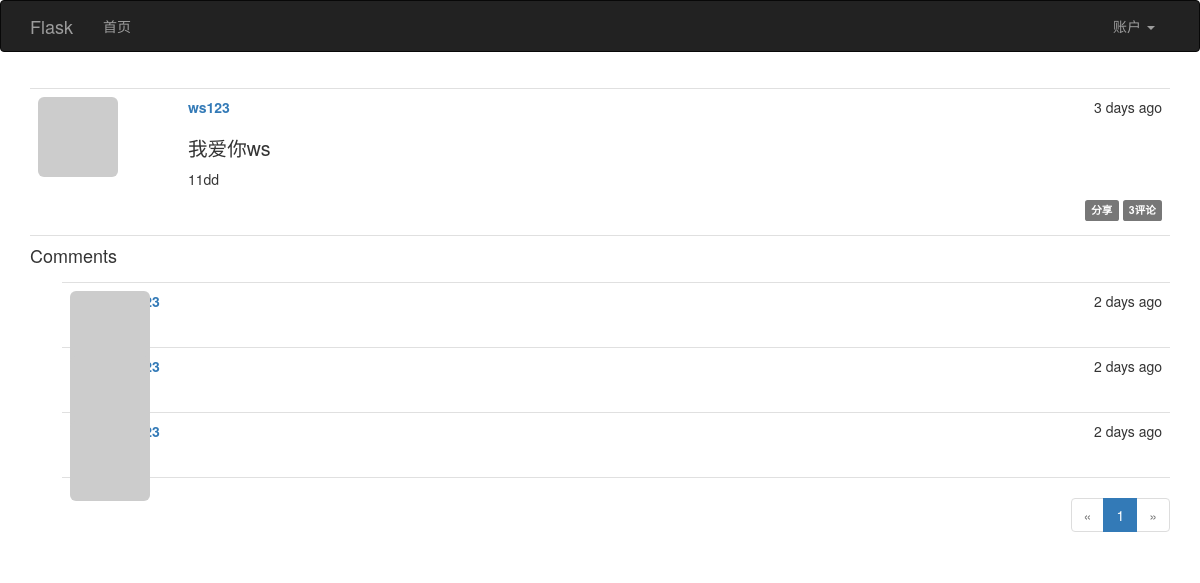
Screenshot of /post/211 with the database file from the repository.
### app/models.py (models this page shows, shortened)
class Post(db.Model):
    __tablename__='posts'
    id=db.Column(db.Integer,primary_key=True)
    body=db.Column(db.Text)
    timestamp=db.Column(db.DateTime,index=True,default=datetime.utcnow)
    author_id=db.Column(db.Integer,db.ForeignKey('users.id'))
    body_html=db.Column(db.Text)
    comments=db.relationship('Comment',backref='post',lazy='dynamic')

class User(UserMixin,db.Model):
    __tablename__='users'
    id=db.Column(db.Integer,primary_key=True)
    email=db.Column(db.String(64),unique=True,index=True)
    username=db.Column(db.String(64),unique=True,index=True)
    password_hash=db.Column(db.String(128))
    role_id=db.Column(db.Integer,db.ForeignKey('roles.id'))
    posts=db.relationship('Post',backref='author',lazy='dynamic')
    confirmed=db.Column(db.Boolean,default=False)
    name=db.Column(db.String(64))
    location=db.Column(db.String(64))
    about_me=db.Column(db.Text())
    member_since=db.Column(db.DateTime(),default=datetime.utcnow)
    last_seen=db.Column(db.DateTime(),default=datetime.utcnow)
    avatar_hash=db.Column(db.String(64))
    comments=db.relationship('Comment',backref='author',lazy='dynamic')
    followed = db.relationship('Follow',
                               foreign_keys=[Follow.follower_id],
                               backref=db.backref('follower', lazy='joined'),
                               lazy='dynamic',
                               cascade='all, delete-orphan')
    followers = db.relationship('Follow',
                                foreign_keys=[Follow.followed_id],
                                backref=db.backref('followed', lazy='joined'),
                                lazy='dynamic',
                                cascade='all, delete-orphan')
    @property
    def password(self):
        raise AttributeError('密码不可读')
    def gravatar(self,size=100,default='identicon',rating='g'):
        if request.is_secure:
            url='https://secure.gravatar.com/avatar'
        else:
            url='http://www.gravatar.com/avatar'
        hashurl=self.avatar_hash  or hashlib.md5(self.email.encode('utf-8')).hexdigest()
        return '{url}/{hash}?s={size}&r={rating}&d={default}'.format(url=url,hash=hashurl,size=size,rating=rating,default=default)

class Comment(db.Model):
    __tablename__='comments'
    id=db.Column(db.Integer,primary_key=True)
    body=db.Column(db.Text)
    body_html=db.Column(db.Text)
    timestamp=db.Column(db.DateTime,index=True,default=datetime.utcnow())
    disabled=db.Column(db.Boolean)
    author_id=db.Column(db.Integer,db.ForeignKey('users.id'))
    post_id=db.Column(db.Integer,db.ForeignKey('posts.id'))

### app/main/views.py (the view)
@main.route('/post/<int:id>',methods=['GET','POST'])
def post(id):
    post=Post.query.get_or_404(id)
    form=CommentForm()
    if form.validate_on_submit():
        comment=Comment(body=form.body.data,author=current_user._get_current_object(),post=post)
        db.session.add(comment)
        flash('评论已经提交')
        return redirect(url_for('main.post',id=post.id,page=-1))
    page=request.args.get('page',1,type=int)
    if page==-1:
        page = (post.comments.count() - 1) // \
            current_app.config['FLASKY_COMMENTS_PER_PAGE'] + 1
    pagination = post.comments.order_by(Comment.timestamp.asc()).paginate(
        page, per_page=current_app.config['FLASKY_COMMENTS_PER_PAGE'],
        error_out=False)
    comments = pagination.items
    return render_template('post.html', posts=[post], form=form,
                           comments=comments, pagination=pagination)

### app/auth/views.py (called while the page is built)
@auth.before_app_request
def before_request():
    if current_user.is_authenticated:
        current_user.ping()
        if not current_user.confirmed \
            and request.endpoint[:5] != 'auth.' \
            and request.endpoint != 'static':
            return redirect(url_for('auth.unconfirmed'))

### app/main/__init__.py (called while the page is built)
@main.app_context_processor
def inject_permissions():
    return dict(Permission=Permission)

### app/models.py (called while the page is built)
    def can(self,permissions):
        return False

    def is_administrator(self):
        return False

### app/templates/post.html (shortened to what this page needs)
{% extends "base.html" %}
{% import "bootstrap/wtf.html" as wtf %}
{% import "_macros.html" as macros %}
{% block page_content %}
{% include '_posts.html' %}
<h4 id="comments">Comments</h4>
{% include '_comments.html' %}
{% if pagination %}
<div class="pagination">
    {{ macros.pagination_widget(pagination, '.post', fragment='#comments', id=posts[0].id) }}
</div>
{% endif %}
{% endblock %}

### app/templates/_posts.html (shortened to what this page needs)
<ul class="posts">
    {% for post in posts %}
    <li class="post">
        <div class="post-thumbnail">
            <a href="{{ url_for('.user', username=post.author.username) }}">
                <img class="img-rounded profile-thumbnail" src="{{ post.author.gravatar(size=100) }}">
            </a>
        </div>
        <div class="post-content">
            <div class="post-date">{{ moment(post.timestamp).fromNow() }}</div>
            <div class="post-author"><a href="{{ url_for('.user', username=post.author.username) }}">{{ post.author.username }}</a></div>
            <div class="post-body">
                {% if post.body_html %}
                    {{post.body_html | safe}}
                {% else %}
                {{ post.body }}
                {% endif %}
            </div>
            <div class="post-footer">
                <a href="{{url_for('.post',id=post.id,_external=True)}}"><span class="label label-default">分享</span></a>
                <a href="{{url_for('.post',id=post.id)}}#comments"><span class="label label-default">{{post.comments.count()}}评论</span></a>
            </div>
        </div>
    </li>
    {% endfor %}
</ul>

### app/templates/_comments.html (shortened to what this page needs)
<ul class="comments">
    {% for comment in comments %}
    <li class="comment">
        <div class="comment-thumbnail">
            <a href="{{ url_for('.user', username=comment.author.username) }}">
                <img class="img-rounded profile-thumbnail" src="{{ comment.author.gravatar(size=40) }}">
            </a>
        </div>
        <div class="comment-content">
            <div class="comment-date">{{ moment(comment.timestamp).fromNow() }}</div>
            <div class="comment-author"><a href="{{ url_for('.user', username=comment.author.username) }}">{{ comment.author.username }}</a></div>
            <div class="comment-body">
                {% if moderate or not comment.disabled %}
                    {% if comment.body_html %}
                        {{ comment.body_html | safe }}
                    {% else %}
                        {{ comment.body }}
                    {% endif %}
                {% endif %}
            </div>
        </div>
    </li>
    {% endfor %}
</ul>

### app/static/styles.css (style rules this page uses)
.profile-thumbnail { position: absolute; }
ul.posts { list-style-type: none; padding: 0px; margin: 16px 0px 0px 0px; border-top: 1px solid #e0e0e0; }
ul.posts li.post { padding: 8px; border-bottom: 1px solid #e0e0e0; }
div.post-date { float: right; }
div.post-author { font-weight: bold; }
div.post-thumbnail { position: absolute; }
div.post-content { margin-left: 150px; min-height: 130px; }
div.post-footer { text-align: right; }
ul.comments { list-style-type: none; padding: 0px; margin: 16px 0px 0px 0px; }
ul.comments li.comment { margin-left: 32px; padding: 8px; border-bottom: 1px solid #e0e0e0; }
ul.comments li.comment:nth-child(1) { border-top: 1px solid #e0e0e0; }
div.comment-date { float: right; }
div.comment-author { font-weight: bold; }
div.comment-thumbnail { position: absolute; }
div.comment-content { margin-left: 48px; min-height: 48px; }
div.pagination { width: 100%; text-align: right; padding: 0px; margin: 0px; }
.post-body h1 { font-size: 140%; }

### rows the page displays
Post: timestamp "3 days ago", author.username "ws123", body_html "我爱你ws 11dd", comments.count "3"
Comment: timestamp "2 days ago"
Comment: timestamp "2 days ago"
Comment: timestamp "2 days ago"

### other values shown
{{ p }} "1"
